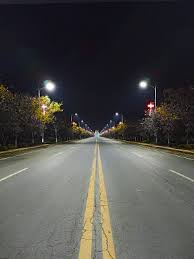
#> input picture road/road1.jpg, 194 x 259 px, found by its file name
$ python road_detection.py
#> lines starting #> are read from the running program, lines starting #| are printed output that depends on the picture; after the words box and inside, x2 and y2 are one past the last pixel; in counts of white or black regions, pixels touching at a corner belong together
import cv2
import numpy as np
import matplotlib.pyplot as plt
from skimage.feature import local_binary_pattern

# 讀取圖片
image_path = r"C:\Users\User\Desktop\road_segmentation\road1.jpg"
image = cv2.imread(image_path)
#> image is the input picture: shape (259, 194, 3); mean B, G, R 71.9, 74.2, 75.3
if image is None:
    raise FileNotFoundError(f"無法讀取圖片：{image_path}")

gray_image = cv2.cvtColor(image, cv2.COLOR_BGR2GRAY)
hsv_image = cv2.cvtColor(image, cv2.COLOR_BGR2HSV)
#> hsv_image: shape (259, 194, 3); mean H, S, V 76.1, 50.6, 79.6


# 直方圖均衡化（Gray Image）
equalized_gray = cv2.equalizeHist(gray_image)

# 直方圖均衡化（HSV 通道中的 V）
h, s, v = cv2.split(hsv_image)
v_eq = cv2.equalizeHist(v)
hsv_eq = cv2.merge([h, s, v_eq])
#> hsv_eq: shape (259, 194, 3); mean H, S, V 76.1, 50.6, 129.4
image_eq = cv2.cvtColor(hsv_eq, cv2.COLOR_HSV2BGR)
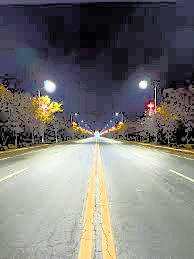
#> image_eq: shape (259, 194, 3); mean B, G, R 117.2, 118.9, 120.6

# 設定道路顏色的 HSV 範圍
lower_gray = np.array([0, 0, 20])
upper_gray = np.array([180, 45, 200])
road_mask = cv2.inRange(hsv_image, lower_gray, upper_gray)
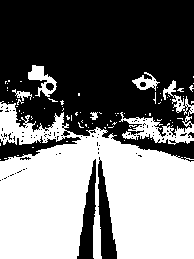
#> road_mask: shape (259, 194); 46.7% white; 82 white regions (76 under 20 px), largest, box (x1, y1, x2, y2) and area: (0, 101, 194, 259) 21083, (119, 80, 194, 145) 1326, (28, 65, 57, 97) 405, (132, 72, 160, 91) 223, (12, 89, 32, 101) 94, (90, 112, 98, 120) 41


# 計算 LBP 並僅保留道路區域
def compute_lbp(image, mask, P=8, R=2):
#> called with P = 8, R = 2
    lbp = local_binary_pattern(image, P, R, method='uniform')
    lbp = lbp * (mask // 255)  # 只保留道路區域的 LBP 值
    return lbp

lbp_image = compute_lbp(equalized_gray, road_mask)

# 對 LBP 圖像進行二值化
_, mask = cv2.threshold(lbp_image.astype(np.uint8), 0, 255, cv2.THRESH_BINARY + cv2.THRESH_OTSU)
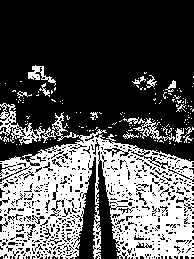
#> mask: shape (259, 194); 34.1% white; 154 white regions (140 under 20 px)

# 尋找輪廓並保留最大區塊
contours, _ = cv2.findContours(mask, cv2.RETR_EXTERNAL, cv2.CHAIN_APPROX_SIMPLE)
#> contours = 153 contours, 143 with area under 20; largest, box (x1, y1, x2, y2) and area: (0, 103, 194, 259) 18939, (123, 117, 175, 142) 236, (28, 65, 56, 86) 162, (175, 128, 184, 143) 49, (165, 80, 176, 92) 34
contour_image = image.copy()
cv2.drawContours(contour_image, contours, -1, (0, 255, 0), 2)
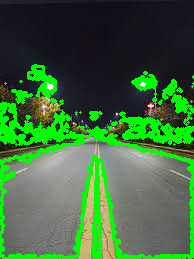
#> contour_image: shape (259, 194, 3); 17% of pixels changed, all inside (x1, y1, x2, y2) = (0, 64, 194, 259)
cv2.imshow('Contours Detected', contour_image)

# 找到最大輪廓
max_contour = max(contours, key=cv2.contourArea)
#> max_contour = contour of 1341 points, box (x1, y1, x2, y2) (0, 103, 194, 259), area 18939
max_contour_image = image.copy()
cv2.drawContours(max_contour_image, [max_contour], -1, (0, 0, 255), 2)
#> max_contour_image: shape (259, 194, 3); 10.6% of pixels changed, all inside (x1, y1, x2, y2) = (0, 102, 194, 259)
cv2.imshow('Max Contour', max_contour_image)


# 創建一個空白遮罩來保存最大區塊
filtered_mask = np.zeros_like(mask)
cv2.drawContours(filtered_mask, [max_contour], -1, 255, thickness=cv2.FILLED)
#> filtered_mask: shape (259, 194); 39.6% white; 1 white region, box (x1, y1, x2, y2) and area: (0, 103, 194, 259) 19885

# 將道路部分覆蓋紅色
overlay = image.copy()
alpha = 0.5
for x in range(filtered_mask.shape[0]):
    for y in range(filtered_mask.shape[1]):
        if filtered_mask[x, y] > 0:
            overlay[x, y] = [0, 0, 255]  # 紅色
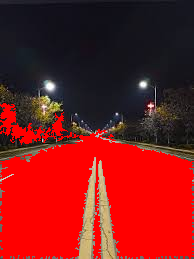
#> overlay: shape (259, 194, 3); mean B, G, R 25.8, 26, 128.8
output = cv2.addWeighted(overlay, alpha, image, 1 - alpha, 0)

# 顯示原始圖片
cv2.imshow('Original Image', image)

# 顯示原始圖片直方圖
plt.figure()
plt.hist(gray_image.ravel(), bins=256, histtype='step', color='black')
plt.title('Histogram of Original Image')
plt.show()

# 顯示均衡化後的灰階圖片
cv2.imshow('Equalized Gray Image', equalized_gray)

# 顯示均衡化後的灰階圖片直方圖
plt.figure()
plt.hist(equalized_gray.ravel(), bins=256, histtype='step', color='black')
plt.title('Histogram of Equalized Gray Image')
plt.show()
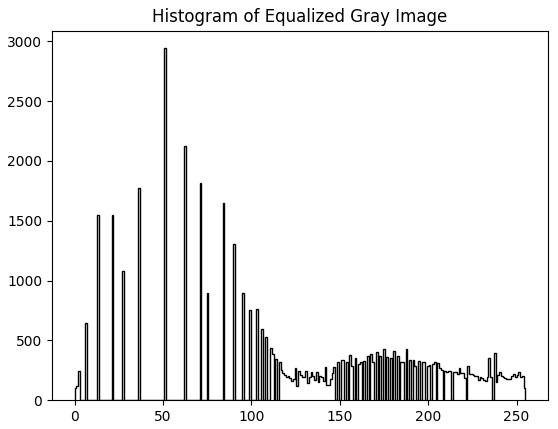
#> figure drawn by matplotlib, 1 panel

# 顯示 LBP 圖像
cv2.imshow('LBP Image', lbp_image)
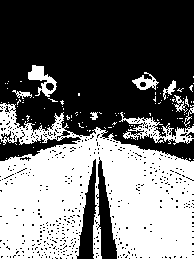
#> window 'LBP Image': shape (259, 194); 43.8% white; 106 white regions (96 under 20 px), largest, box (x1, y1, x2, y2) and area: (0, 103, 194, 259) 19939, (119, 112, 194, 145) 816, (28, 65, 57, 97) 401

# 顯示最終覆蓋的圖片
cv2.imshow('Final Image', output)

# 等待按鍵並關閉顯示窗口
cv2.waitKey(0)
cv2.destroyAllWindows()

# 儲存結果
output_path = r"C:\Users\User\Desktop\road_segmentation\road_final.jpg"
cv2.imwrite(output_path, output)

$ run again, with road/road3.jpg copied over road/road1.jpg
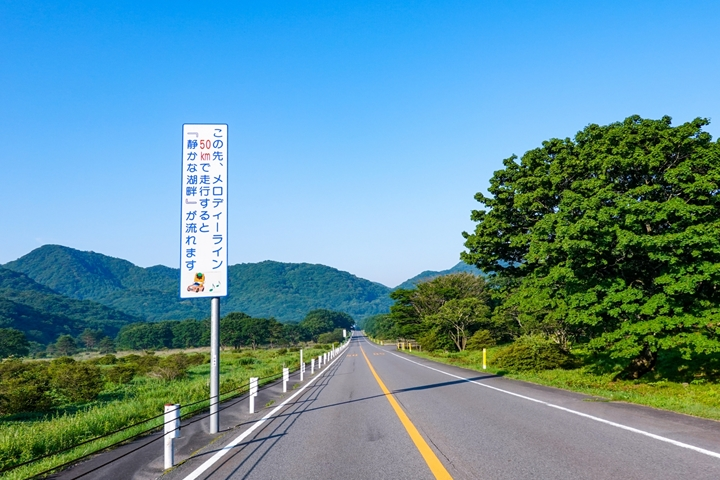
#> input picture road/road3.jpg, 720 x 480 px, found by its file name
#> image is the input picture: shape (480, 720, 3); mean B, G, R 159.1, 145.2, 97.8
#> hsv_image: shape (480, 720, 3); mean H, S, V 90.5, 137.7, 176.8
#> hsv_eq: shape (480, 720, 3); mean H, S, V 90.5, 137.7, 131.2
#> road_mask: shape (480, 720); 15% white; 330 white regions (314 under 20 px), largest, box (x1, y1, x2, y2) and area: (47, 330, 720, 480) 44347, (475, 376, 720, 454) 4656, (194, 442, 261, 480) 955
#> mask: shape (480, 720); 10.4% white in thin lines or dots, all inside (x1, y1, x2, y2) = (40, 133, 720, 480)
#> contours = 242 contours, 236 with area under 20; largest, box (x1, y1, x2, y2) and area: (51, 331, 720, 480) 40889, (475, 376, 720, 453) 4193, (194, 442, 258, 480) 722, (236, 417, 285, 445) 272, (231, 438, 277, 480) 200, (276, 414, 296, 434) 40
#> `cv2.drawContours(contour_image, contours, -1, (0, 255, 0), 2)`:
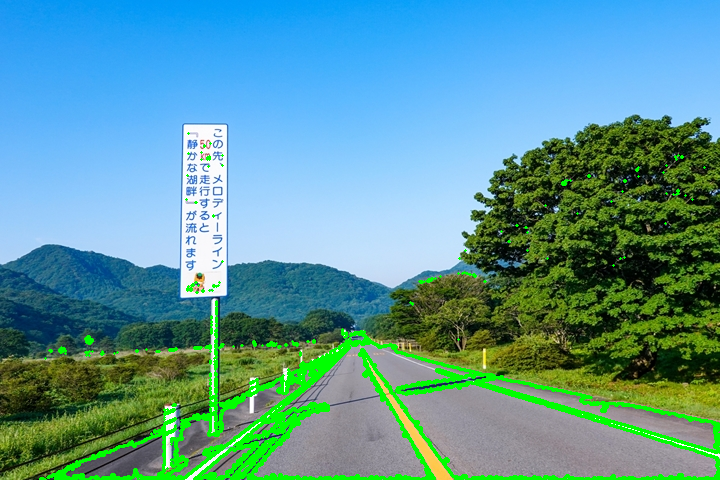
#> contour_image: shape (480, 720, 3); 4.97% of pixels changed, all inside (x1, y1, x2, y2) = (39, 132, 720, 480)
#> max_contour = contour of 2533 points, box (x1, y1, x2, y2) (51, 331, 720, 480), area 40889
#> max_contour_image: shape (480, 720, 3); 3.19% of pixels changed, all inside (x1, y1, x2, y2) = (50, 330, 720, 480)
#> filtered_mask: shape (480, 720); 12.4% white; 1 white region, box (x1, y1, x2, y2) and area: (51, 331, 720, 480) 42701
#> `cv2.imshow('LBP Image', lbp_image)`:
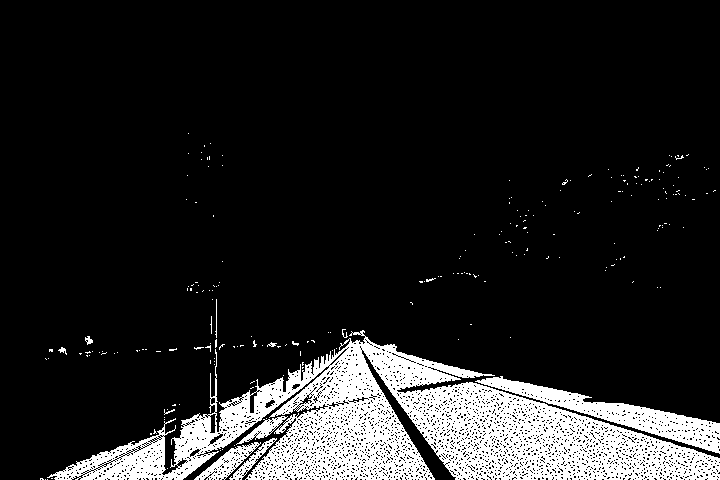
#> window 'LBP Image': shape (480, 720); 13.3% white; 226 white regions (215 under 20 px), largest, box (x1, y1, x2, y2) and area: (47, 330, 720, 480) 39103, (475, 376, 720, 454) 4433, (194, 442, 261, 480) 838
